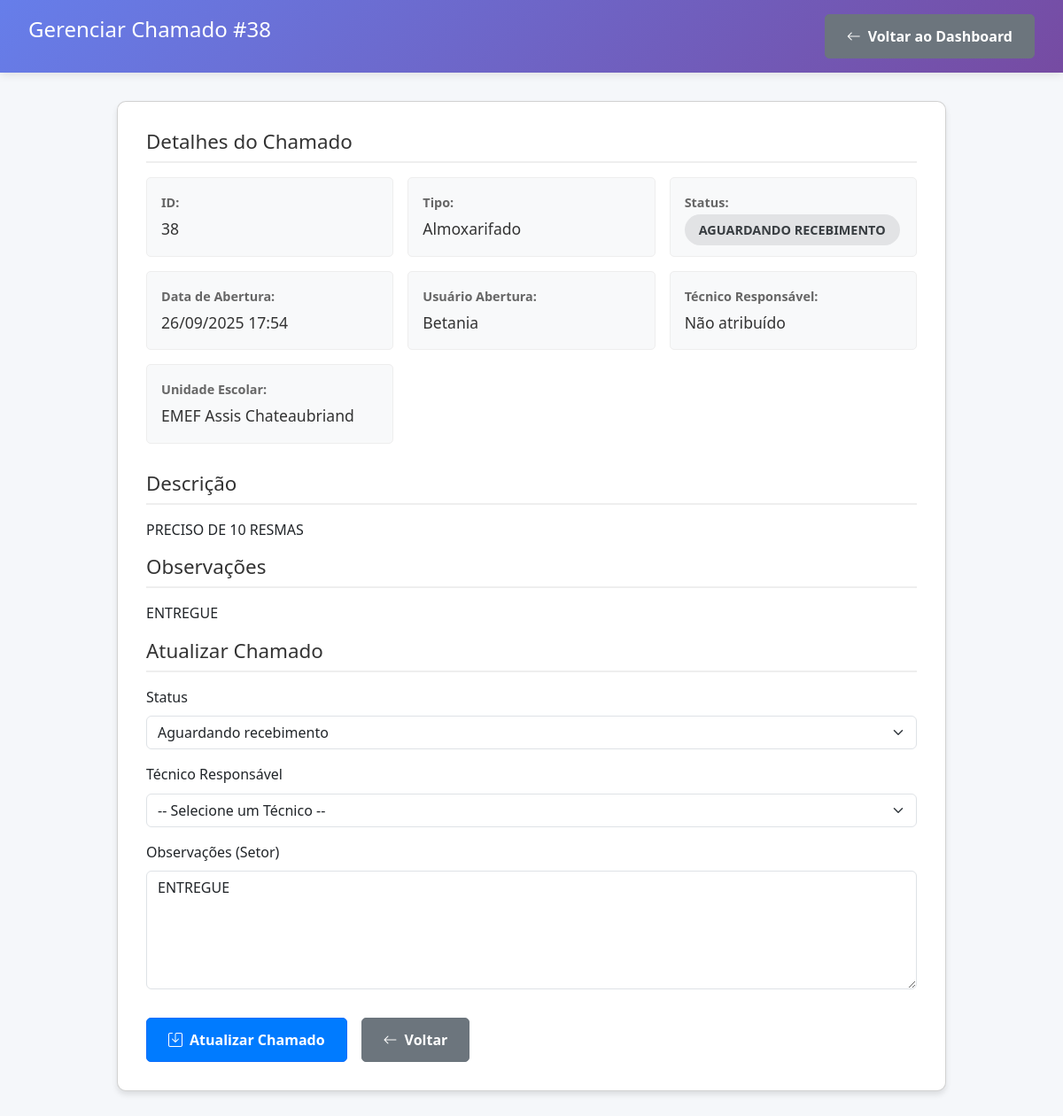
The app's page /gerenciar_chamados.php?id=38 (signed in) with its own data.
### tables this page shows
CREATE TABLE `chamados` (
  `id` int NOT NULL,
  `id_unidade_escolar` int DEFAULT NULL,
  `id_usuario_abertura` int NOT NULL,
  `tipo_manutencao` enum('geral','informatica','casa_da_merenda','almoxarifado') NOT NULL,
  `setor_destino` enum('manutencao_geral','informatica','casa_da_merenda','almoxarifado') NOT NULL,
  `descricao` text NOT NULL,
  `status` enum('aberto','em_andamento','concluido','cancelado','aguardando_recebimento') DEFAULT 'aberto',
  `data_abertura` timestamp NULL DEFAULT CURRENT_TIMESTAMP,
  `data_fechamento` timestamp NULL DEFAULT NULL,
  `id_tecnico_responsavel` int DEFAULT NULL,
  `observacoes_tecnico` text,
  `confirmacao_recebimento_unidade` tinyint(1) DEFAULT '0',
  `confirmacao_entrega` tinyint(1) DEFAULT '0',
  `almoxarifado_confirmacao_entrega` tinyint(1) DEFAULT '0',
  `confirmacao_servico` tinyint(1) DEFAULT '0',
  `merenda_confirmacao_entrega` tinyint(1) DEFAULT '0'
);

CREATE TABLE `usuarios` (
  `id` int NOT NULL,
  `nome` varchar(100) NOT NULL,
  `email` varchar(100) DEFAULT NULL,
  `senha` varchar(255) NOT NULL,
  `tipo_usuario` enum('admin','unidade_escolar','secretaria','tecnico_geral','tecnico_informatica','almoxarifado','casa_da_merenda') NOT NULL,
  `id_unidade_escolar` int DEFAULT NULL,
  `ativo` tinyint(1) DEFAULT '1',
  `data_cadastro` timestamp NULL DEFAULT CURRENT_TIMESTAMP,
  `nome_usuario` varchar(50) NOT NULL,
  `primeiro_login` tinyint(1) DEFAULT '1'
);

CREATE TABLE `unidades_escolares` (
  `id` int NOT NULL,
  `nome_unidade` varchar(200) NOT NULL,
  `endereco` varchar(300) NOT NULL,
  `telefone` varchar(20) DEFAULT NULL,
  `email` varchar(100) DEFAULT NULL,
  `data_cadastro` timestamp NULL DEFAULT CURRENT_TIMESTAMP
);

### helpers.php (called while the page is built, shortened)
<?php
function getDashboardUrl($userType) {
    switch ($userType) {
        case 'admin':
            return 'admin_dashboard.php';
    }
}
?>

### gerenciar_chamados.php (the view, shortened to what this page needs)
<?php
require_once 'connection.php';
require_once 'helpers.php';
$statusPermitidos = ['aberto', 'em_andamento', 'concluido', 'cancelado', 'aguardando_recebimento'];
$chamadoId = (int)$_GET["id"];
$stmt = $conn->prepare("
    SELECT c.*, u.nome as nome_usuario, ue.nome_unidade, t.nome as nome_tecnico,
           o.numero_oficio, o.tipo_oficio, o.data_oficio
    FROM chamados c
    LEFT JOIN usuarios u ON c.id_usuario_abertura = u.id
    LEFT JOIN unidades_escolares ue ON c.id_unidade_escolar = ue.id
    LEFT JOIN usuarios t ON c.id_tecnico_responsavel = t.id
    LEFT JOIN oficios o ON c.id = o.id_chamado AND (o.tipo_oficio = 'entrega' OR o.tipo_oficio = 'entrega_merenda')
    WHERE c.id = ?
");
$stmt->bind_param("i", $chamadoId);
$stmt->execute();
$result = $stmt->get_result();
$chamado = $result->fetch_assoc();
$dashboardUrl = getDashboardUrl($_SESSION["user"]["tipo_usuario"]);
$pode_atribuir = $_SESSION['user']['tipo_usuario'] === 'admin';
?>
<!DOCTYPE html>
<html lang="pt-BR">
<head>
    <link rel="stylesheet" href="https://cdn.jsdelivr.net/npm/bootstrap@5.3.2/dist/css/bootstrap.min.css">
    <link rel="stylesheet" href="https://cdn.jsdelivr.net/npm/bootstrap-icons@1.11.1/font/bootstrap-icons.css">
</head>
<body>
    <div class="header">
        <div class="header-content">
            <h1>Gerenciar Chamado #<?php echo htmlspecialchars($chamadoId); ?></h1>
            <a href="<?php echo $dashboardUrl; ?>" class="btn btn-secondary"><i class="bi bi-arrow-left"></i> Voltar ao Dashboard</a>
        </div>
    </div>
    <div class="container">
        <?php if ($chamado): ?>
            <div class="card">
                <h2>Detalhes do Chamado</h2>
                <div class="info-grid">
                    <div class="info-item">
                        <span class="info-label">ID:</span>
                        <span class="info-value"><?php echo htmlspecialchars($chamado['id']); ?></span>
                    </div>
                    <div class="info-item">
                        <span class="info-label">Tipo:</span>
                        <span class="info-value"><?php echo ucfirst(htmlspecialchars($chamado['tipo_manutencao'])); ?></span>
                    </div>
                    <div class="info-item">
                        <span class="info-label">Status:</span>
                        <span class="info-value">
                            <span class="status-badge status-<?php echo htmlspecialchars($chamado['status']); ?>">
                                <?php echo ucfirst(str_replace('_', ' ', htmlspecialchars($chamado['status']))); ?>
                            </span>
                        </span>
                    </div>
                    <div class="info-item">
                        <span class="info-label">Data de Abertura:</span>
                        <span class="info-value"><?php echo date('d/m/Y H:i', strtotime($chamado['data_abertura'])); ?></span>
                    </div>
                    <div class="info-item">
                        <span class="info-label">Usuário Abertura:</span>
                        <span class="info-value"><?php echo htmlspecialchars($chamado['nome_usuario']); ?></span>
                    </div>
                    <div class="info-item">
                        <span class="info-label">Técnico Responsável:</span>
                        <span class="info-value"><?php echo htmlspecialchars($chamado['nome_tecnico'] ?? 'Não atribuído'); ?></span>
                    </div>
                    <div class="info-item">
                        <span class="info-label">Unidade Escolar:</span>
                        <span class="info-value"><?php echo htmlspecialchars($chamado['nome_unidade'] ?? 'N/A'); ?></span>
                    </div>
                </div>
                <h2>Descrição</h2>
                <p><?php echo nl2br(htmlspecialchars($chamado['descricao'])); ?></p>
                <h2>Observações</h2>
                <p><?php echo nl2br(htmlspecialchars($chamado['observacoes_tecnico'] ?? 'Nenhuma observação.')); ?></p>
                <h2>Atualizar Chamado</h2>
                <form method="POST">
                    <div class="mb-3">
                        <label for="status" class="form-label">Status</label>
                        <select name="status" id="status" class="form-select" required>
                            <?php foreach ($statusPermitidos as $status): ?>
                                <?php
                                    $disabled = false;
                                    $selected = $chamado['status'] == $status ? 'selected' : '';
                                    $displayText = ucfirst(str_replace('_', ' ', $status));
                                ?>
                                <option value="<?php echo $status; ?>" <?php echo $selected; ?> <?php echo $disabled ? 'disabled' : ''; ?>>
                                    <?php echo $displayText; ?>
                                </option>
                            <?php endforeach; ?>
                        </select>
                    </div>
                    <?php if ($pode_atribuir): ?>
                        <div class="mb-3">
                            <label for="id_tecnico_responsavel" class="form-label">Técnico Responsável</label>
                            <select name="id_tecnico_responsavel" id="id_tecnico_responsavel" class="form-select">
                                <option value="">-- Selecione um Técnico --</option>
                            </select>
                        </div>
                    <?php else: ?>
                        <input type="hidden" name="id_tecnico_responsavel" value="<?php echo $chamado['id_tecnico_responsavel'] ?? ''; ?>">
                    <?php endif; ?>
                    <div class="mb-3">
                        <label for="observacoes_tecnico" class="form-label">Observações (Setor)</label>
                        <textarea name="observacoes_tecnico" id="observacoes_tecnico" class="form-control" rows="5"><?php echo htmlspecialchars($chamado['observacoes_tecnico'] ?? ''); ?></textarea>
                    </div>
                    <div class="actions">
                        <button type="submit" class="btn btn-primary"><i class="bi bi-save"></i> Atualizar Chamado</button>
                        <a href="<?php echo $dashboardUrl; ?>" class="btn btn-secondary"><i class="bi bi-arrow-left"></i> Voltar</a>
                    </div>
                </form>
            </div>
        <?php endif; ?>
    </div>
</body>
</html>

### gerenciar_chamados.php (style rules this page uses)
* { margin: 0; padding: 0; box-sizing: border-box; }
body { font-family: 'Segoe UI', Tahoma, Geneva, Verdana, sans-serif; background: #f5f7fa; line-height: 1.6; }
.header { background: linear-gradient(135deg, #667eea 0%, #764ba2 100%); color: white; padding: 1rem 0; box-shadow: 0 2px 10px rgba(0,0,0,0.1); }
.header-content { max-width: 1200px; margin: 0 auto; padding: 0 2rem; display: flex; justify-content: space-between; align-items: center; }
.header h1 { font-size: 1.5rem; }
.container { max-width: 1000px; margin: 2rem auto; padding: 0 2rem; }
.card { background: white; border-radius: 10px; padding: 2rem; margin-bottom: 2rem; box-shadow: 0 4px 6px rgba(0,0,0,0.1); }
h1, h2 { margin-bottom: 1rem; }
h1 { font-size: 1.8rem; }
h2 { font-size: 1.4rem; color: #333; border-bottom: 2px solid #eee; padding-bottom: 0.5rem; }
.info-grid { display: grid; grid-template-columns: repeat(auto-fit, minmax(250px, 1fr)); gap: 1rem; margin-bottom: 2rem; }
.info-item { background: #f8f9fa; padding: 1rem; border-radius: 5px; border: 1px solid #eee; }
.info-label { font-weight: bold; color: #666; display: block; margin-bottom: 0.25rem; font-size: 0.9rem; }
.info-value { color: #333; font-size: 1.1rem; }
.status-badge { padding: 0.5rem 1rem; border-radius: 20px; font-weight: bold; text-transform: uppercase; font-size: 0.9rem; }
.status-aguardando_recebimento { background: #e2e3e5; color: #383d41; }
.actions { display: flex; gap: 1rem; margin-top: 2rem; }
.btn { padding: 0.75rem 1.5rem; border-radius: 5px; text-decoration: none; color: white; font-weight: bold; transition: opacity 0.2s; display: inline-flex; align-items: center; gap: 0.5rem; }
.btn-primary { background: #007bff; }
.btn-secondary { background: #6c757d; }

### records on screen
chamados: id "38", tipo_manutencao "Almoxarifado", status "AGUARDANDO RECEBIMENTO", data_abertura "26/09/2025 17:54", id_usuario_abertura.nome "Betania", id_unidade_escolar.nome_unidade "EMEF Assis Chateaubriand", descricao "PRECISO DE 10 RESMAS", observacoes_tecnico "ENTREGUE"

### other values on screen
$chamadoId "38"
$chamado['nome_tecnico'] "Não atribuído"
form field status "Aguardando recebimento"
